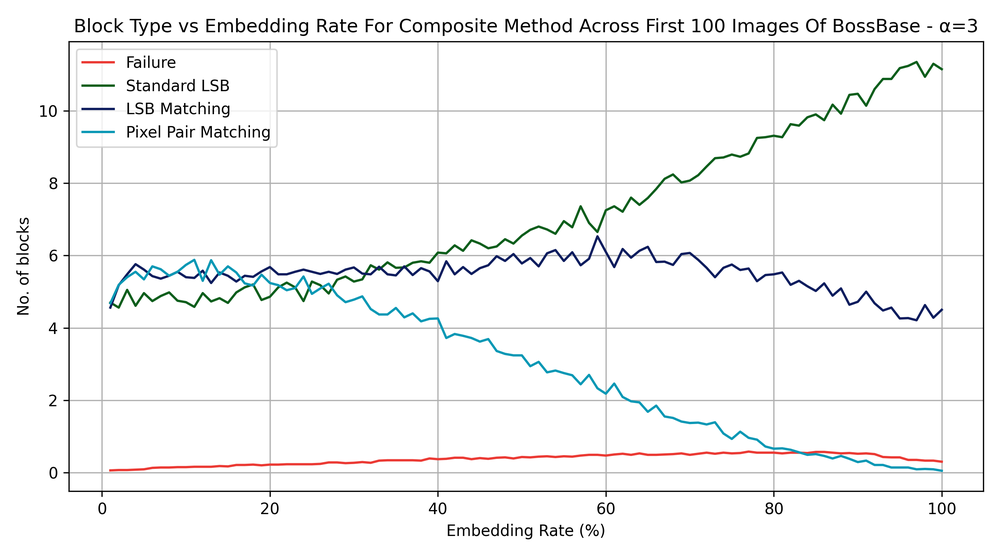
#> input picture Adaptive Embedding Idea/Block Type VS Embedding Rate Composite Method - 100 images.png, 1000 x 556 px, shrunk from 2700 x 1500 before the run
$ python ImageComparer.py
#> lines starting #> are read from the running program, lines starting #| are printed output that depends on the picture; long printed decimals are rounded
### Adaptive Embedding Idea/Helpers/HelperFunctions.py
import os
import json
from PIL import Image

def SplitIntoBlocks(imagePath, blockSize=32, listVersion = None) -> list:
    """
    **Parameters** : StrOrBytesPath | IO[bytes] (path to the image being loaded in), int=32 (size of the blocks, 32 * 32 by default)
    **Returns** : list[list[list[list[int]]]] (A measurement of how similar to two sections are)

    - Takes in an image path and loads it in, converts it into grayscale and creates a 2d array of blocks
    - Each block is itself a 2d array of ints, with each int representing a single pixel's value
    - In order to access a specific pixel in a specific block, the method is blocks[blockRow][blockCol][y][x]
    """

    # Load the image and convert to grayscale
    if(imagePath != None):
        img = Image.open(imagePath).convert("L")

        # Get pixel data as a 2D list
        arr = list(img.getdata())
        width, height = img.size
        arr2D = [arr[y * width:(y + 1) * width] for y in range(height)]

    else:
        arr2D = listVersion
        width = len(arr2D)
        height = len(arr2D[0])

    numBlocksY = height // blockSize
    numBlocksX = width // blockSize

    # Split into blocks
    blocks = []
    for by in range(numBlocksY):
        rowBlocks = []
        for bx in range(numBlocksX):
            block = []
            for y in range(blockSize):
                blockRow = arr2D[by * blockSize + y][bx * blockSize : bx * blockSize + blockSize]
                block.append(blockRow)
            rowBlocks.append(block)
        blocks.append(rowBlocks)

    return blocks

# [12 lines left out: function GetPaths, not called in this run]

### Adaptive Embedding Idea/Helpers/SteganalysisMethods.py
import math
from scipy.stats import chi2

"""
This code provides the steganalysis functions used by the composite method
"""

def ChiSquareAttack(block : list) -> float:
    """
    **Parameters** : list[list[int]] (A section of a grayscale image displayed in 2D array format)
    **Returns** : float (A % between 0% and 100% describing how likely the given block is a stego block or a cover block)

    - The Chi Square Test is a statistical test used to find the difference between observed and expected data frequencies
    - In this case, the Chi Square Attack works by analysing the frequencies of pixels {2k, 2k + 1} for 0 <= k <= 127 in a block
        - In a cover image these values are generally quite different
        - Standard LSB steganography tends to equalise these pixel pairs
        - This equalisation is detected by the Chi Square Test, and used to predict whether an image is a stego
    """

    #Finding the frequences of each pixel
    observed = {}
    for row in block:
        for value in row:
            pair = value // 2
            if pair not in observed:
                observed[pair] = [0, 0]
            observed[pair][value % 2] += 1  # 0 = even, 1 = odd

    chiSquare = 0
    degreesOfFreedom = 0

    #Comapring the pixel pairs for each value
    for evenCount, oddCount in observed.values():
        total = (evenCount + oddCount) / 2
        if total < 5:
            continue

        chiSquare += ((evenCount - total) ** 2) / total
        chiSquare += ((oddCount - total) ** 2) / total
        degreesOfFreedom += 1

    if degreesOfFreedom == 0:
        return 0

    #pValue = 100*(1 - float(chi2.sf(chiSquare, degreesOfFreedom)))

    #*P value [0,1] -> 0 = cover, 1 = stego
    return chi2.sf(chiSquare, degreesOfFreedom)

def ZhangLSBMatching(block : list) -> int:
    """
    **Parameters** : list[list[int]] (A section of a grayscale image displayed in 2D array format)
    **Returns** : int (A measurement of the smoothness of the pixel value histogram, where a higher number indicaters more roughness)

    - Zhang et al.'s LSB Matching Steganalysis method is specifically designed to detect LSB matching
    - The method works by analysing the frequency histogram of each pixel
        - A local maxima is defined where the value of a point is greater than its neighbouring points, and a local minima is defined where a point is lower than its neighbouring points
        - LSB matching tends to increase the values of local minima and decrease the values of local maxima, smoothing the histogram
    - Zhang's method finds all local extrema of the considered block and calculated the absolute difference between the extremum and its neighbours for each extremum
        - The total difference (D) is the sum of these differences
        - Because LSB matching smooths the histogram, Dcover > Dstego for most images
    - By analysing the D returned the analyst can make an educated guess over whether the image has been altered through LSB matching
    """

    #Finding the pixel histogram
    blockIndex = [0 for _ in range(256)]
    for row in block:
        for num in row:
            blockIndex[num] += 1

    extrema = []

    #Finding all extrema
    for i in range(1, 255):
        if((blockIndex[i] - blockIndex[i-1])*(blockIndex[i]-blockIndex[i+1]) > 0):
            extrema.append(i)

    #Calculating the sum of the differences of each extremum
    D = 0
    for extremum in extrema:
        D += abs(2*blockIndex[extremum] - blockIndex[extremum - 1] - blockIndex[extremum + 1])

    return D

def SamplePairAnalysis(block : list) -> float:
    P = []
    for i in range(len(block)):
        for j in range(len(block[i]) - 1):
            P.append((block[i][j], block[i][j+1]))

    XDash = []
    VDash = []
    WDash = []
    ZDash = []

    for pair in P:
        if(pair[1] % 2 == 0 and pair[1] > pair[0]) or (pair[1] % 2 == 1 and pair[1] < pair[0]):
            XDash.append(pair)
        elif(pair[1] % 2 == 0 and pair[1] < pair[0]) or (pair[1] % 2 == 1 and pair[1] > pair[0]):
            if(abs(pair[0] - pair[1]) == 1):
                WDash.append(pair)
            else:
                VDash.append(pair)
        elif(pair[0] == pair[1]):
            ZDash.append(pair)
        else:
            print(f"SPA ERROR : {pair}")

    a = 0.5 * (len(WDash) + len(ZDash))
    b = 2 * len(XDash) - len(P)
    c = len(VDash) + len(WDash) - len(XDash)

    #Guarding against errors
    if(a == 0 or (b**2 - 4*a*c) < 0):
        return 0

    p1 = (-b + math.sqrt(b**2 - 4*a*c)) / (2 * a)
    p2 = (-b - math.sqrt(b**2 - 4*a*c)) / (2 * a)

    candidates = [p for p in [p1, p2] if 0 <= p <= 1]
    if not candidates:
        return 0

    return min(candidates)

def PSNR(coverBlock : list, block : list):
    """
    **Parameters** : list[list[int]] (A section of a grayscale **cover** image displayed in 2D array format), list[list[int]] (A section of a grayscale **stego** image displayed in 2D array format)
    **Returns** : float (A measurement of how similar to two sections are)

    - Peak Signal-to-Noise Ratio (PSNR) is a measurement of how similar two images are, with a higher PSNR meaning that the images are more similar
    - PSNR uses MSE, which means that large differences are punished more aggressively than small differences
    - PSNR is also logarithmic, which scales values to within a reasonable frame
    - If the two images are identical MSE = 0 and the PSNR is infinite / undefined
    """

    #MSE
    m  = len(coverBlock)
    n = len(coverBlock[0])

    MSE = 0

    for i in range(m):
        for j in range(n):
            MSE += (coverBlock[i][j] - block[i][j])**2

    MSE *= (1/(m*n))

    if(MSE == 0):
        return float('inf')

    PSNR = 10 * math.log10(255 * 255 / MSE)

    return PSNR

# [34 lines left out: functions MSE, WS, not called in this run]

### Adaptive Embedding Idea/ImageComparer.py
from Helpers.HelperFunctions import SplitIntoBlocks
from Helpers.SteganalysisMethods import ChiSquareAttack, ZhangLSBMatching, SamplePairAnalysis, PSNR

coverPath = input("Cover : ").strip('"')
#> the answer given: Block Type VS Embedding Rate Composite Method - 100 images.png
stegoPath = input("Stego : ").strip('"')
#> the answer given: Block Frequency VS Embedding Rate Composite Method A 1000.png

coverBlocks = SplitIntoBlocks(coverPath, 256)[0][0]
#> in SplitIntoBlocks, `img = Image.open(imagePath).convert("L")`:
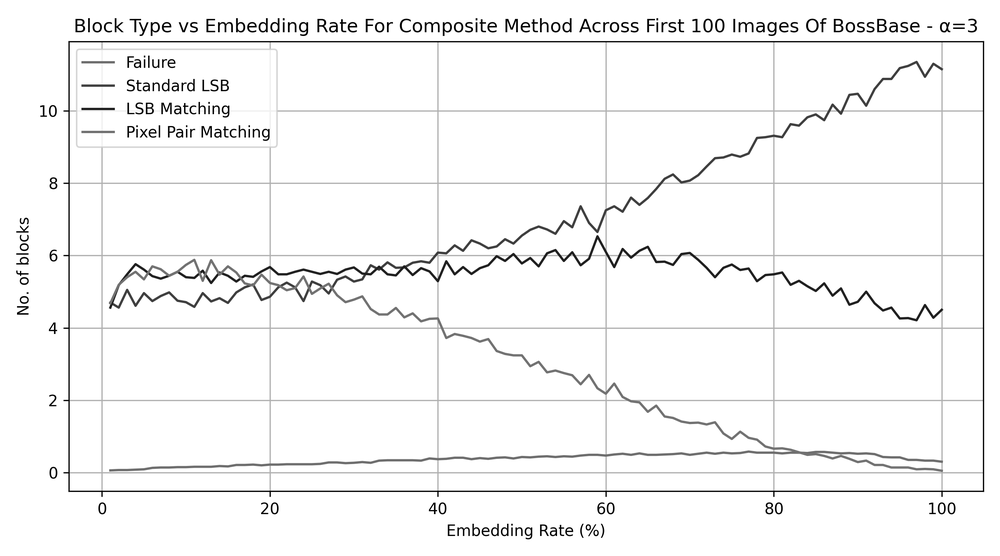
#> img: PIL image 1000x556 L; min 0, max 255, mean 245.6
#> in SplitIntoBlocks, `arr = list(img.getdata())`: arr = 556000 items
#> in SplitIntoBlocks, `arr2D = [arr[y * width:(y + 1) * width] for y in range(height)]`: arr2D = 556 items
#> after the loop in SplitIntoBlocks, `for by in range(numBlocksY):`: blocks = 2 items
#> coverBlocks = 256 items
stegoBlocks = SplitIntoBlocks(stegoPath, 256)[0][0]
#> call 2 of SplitIntoBlocks, with blockSize = 256
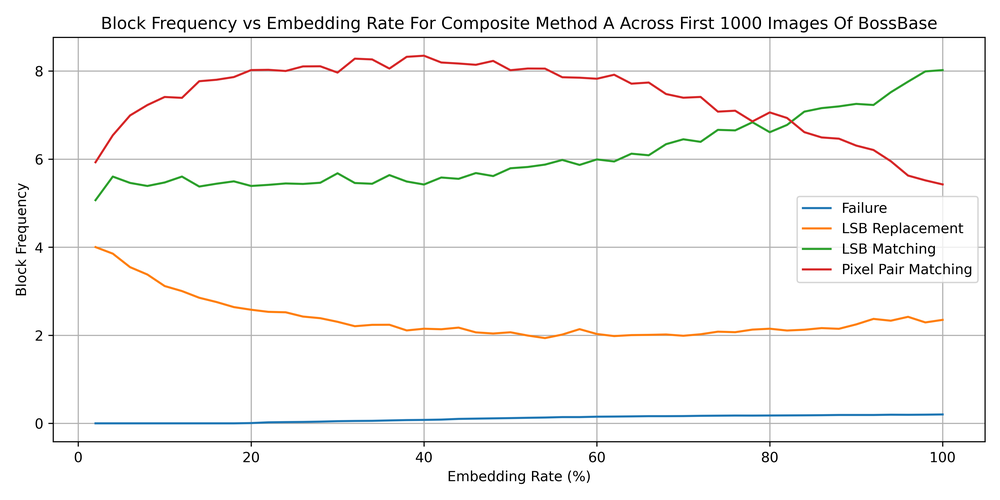
#> input picture Adaptive Embedding Idea/Block Frequency VS Embedding Rate Composite Method A 1000.png, 1000 x 500 px, shrunk from 6000 x 3000 before the run
#> in SplitIntoBlocks (call 2), `img = Image.open(imagePath).convert("L")`:
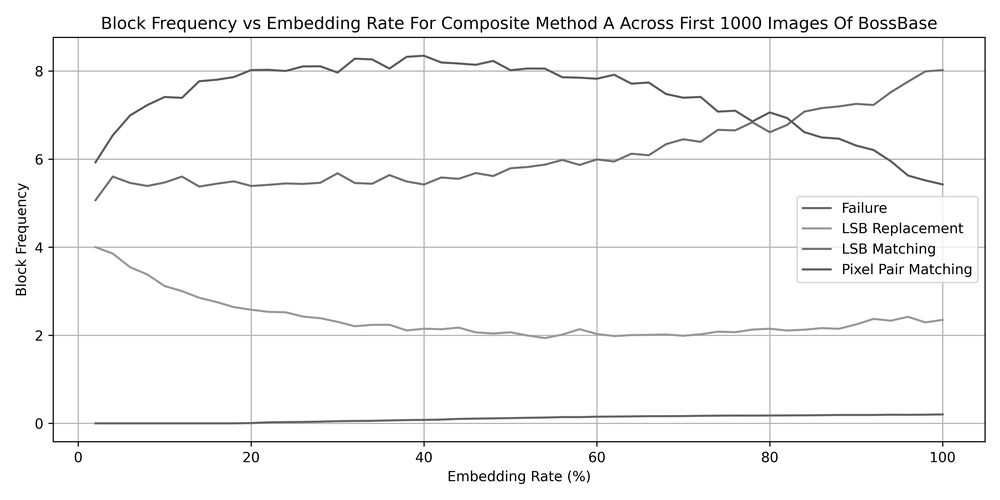
#> img: PIL image 1000x500 L; min 0, max 255, mean 246.9
#> in SplitIntoBlocks (call 2), `arr = list(img.getdata())`: arr = 500000 items
#> in SplitIntoBlocks (call 2), `arr2D = [arr[y * width:(y + 1) * width] for y in range(height)]`: arr2D = 500 items
#> after the loop in SplitIntoBlocks (call 2), `for by in range(numBlocksY):`: blocks = 1 item
#> stegoBlocks = 256 items
print(f"Cover Chi2  : {ChiSquareAttack(coverBlocks)} | Stego Chi2 : {ChiSquareAttack(stegoBlocks)}")
#> after the loop in ChiSquareAttack, `for row in block:`: observed = 128 items
#> the loop in ChiSquareAttack, `for evenCount, oddCount in observed.values():` made 128 passes
#> (evenCount, oddCount, total, chiSquare) on passes 1 to 12: (2202, 53098, 27650, 46842.7), (841, 585, 713, 46888.7), (33, 39, 36, 46889.2), (27, 17, 22, 46891.5), (15, 46, 30.5, 46907.2), (37, 196, 116.5, 47015.7), (206, 25, 115.5, 47157.5), (25, 35, 30, 47159.2), (9, 13, 11, 47159.9), (6, 9, 7.5, 47160.5), (21, 19, 20, 47160.6), (14, 35, 24.5, 47169.6)
#> after the loop in ChiSquareAttack, `for evenCount, oddCount in observed.values():`: chiSquare = 50076.3; degreesOfFreedom = 128
#> the loop in ChiSquareAttack (call 2), `for evenCount, oddCount in observed.values():` made 128 passes
#> (evenCount, oddCount, total, chiSquare) on passes 1 to 12: (2138, 56179, 29158.5, 50078.5), (379, 736, 557.5, 50192.8), (11, 12, 11.5, 50192.9), (15, 16, 15.5, 50192.9), (19, 19, 19, 50192.9), (12, 23, 17.5, 50196.4), (14, 24, 19, 50199), (17, 16, 16.5, 50199), (8, 20, 14, 50204.2), (8, 9, 8.5, 50204.2), (18, 15, 16.5, 50204.5), (24, 31, 27.5, 50205.4)
#| Cover Chi2  : 0.0 | Stego Chi2 : 0.0
print(f"Cover SPA   : {SamplePairAnalysis(coverBlocks)} | Stego SPA  : {SamplePairAnalysis(stegoBlocks)}")
#> after the loop in SamplePairAnalysis, `for i in range(len(block)):`: P = 65280 items
#> after the loop in SamplePairAnalysis, `for pair in P:`: VDash = 5997 pairs, first value 0 to 255, second value 0 to 255; WDash = 1413 pairs, first value 9 to 255, second value 8 to 255; XDash = 3703 pairs, first value 0 to 255, second value 1 to 254; ZDash = 54167 items
#> in SamplePairAnalysis, `a = 0.5 * (len(WDash) + len(ZDash))`: a = 27790
#> in SamplePairAnalysis, `b = 2 * len(XDash) - len(P)`: b = -57874
#> in SamplePairAnalysis, `c = len(VDash) + len(WDash) - len(XDash)`: c = 3707
#> in SamplePairAnalysis, `p1 = (-b + math.sqrt(b**2 - 4*a*c)) / (2 * a)`: p1 = 2.02
#> in SamplePairAnalysis, `p2 = (-b - math.sqrt(b**2 - 4*a*c)) / (2 * a)`: p2 = 0.0662
#> in SamplePairAnalysis, `candidates = [p for p in [p1, p2] if 0 <= p <= 1]`: candidates = [0.0662]
#| Cover SPA   : 0.06615 | Stego SPA  : 0.06257
print(f"Cover Zhang : {ZhangLSBMatching(coverBlocks)} | Stego Zhang : {ZhangLSBMatching(stegoBlocks)}")
#> after the loop in ZhangLSBMatching, `for row in block:`: blockIndex = 256 values, max 53098 at index 255, min 4 at index 85, mean 256
#> after the loop in ZhangLSBMatching, `for i in range(1, 255):`: extrema = 154 values from 6 to 253
#> the loop in ZhangLSBMatching, `for extremum in extrema:` made 154 passes
#> (extremum, D) on passes 1 to 3: (6, 18), (7, 40), (8, 57)
#> after the loop in ZhangLSBMatching, `for extremum in extrema:`: D = 12085
#> the loop in ZhangLSBMatching (call 2), `for extremum in extrema:` made 142 passes
#> (extremum, D) on passes 10 to 21: (11, 219), (13, 226), (14, 231), (17, 245), (18, 255), (19, 265), (20, 468), (21, 857), (23, 867), (24, 881), (25, 891), (29, 894)
#> D on passes 1 to 6: 151, 167, 181, 183, 188, 199
#| Cover Zhang : 12085 | Stego Zhang : 8726
print(f"PSNR : {PSNR(coverBlocks, stegoBlocks)}")
#> in PSNR, `m  = len(coverBlock)`: m = 256
#> after the loop in PSNR, `for i in range(m):`: MSE = 216922548
#> in PSNR, `MSE *= (1/(m*n))`: MSE = 3310
#> in PSNR, `PSNR = 10 * math.log10(255 * 255 / MSE)`: PSNR = 12.93
#| PSNR : 12.933
